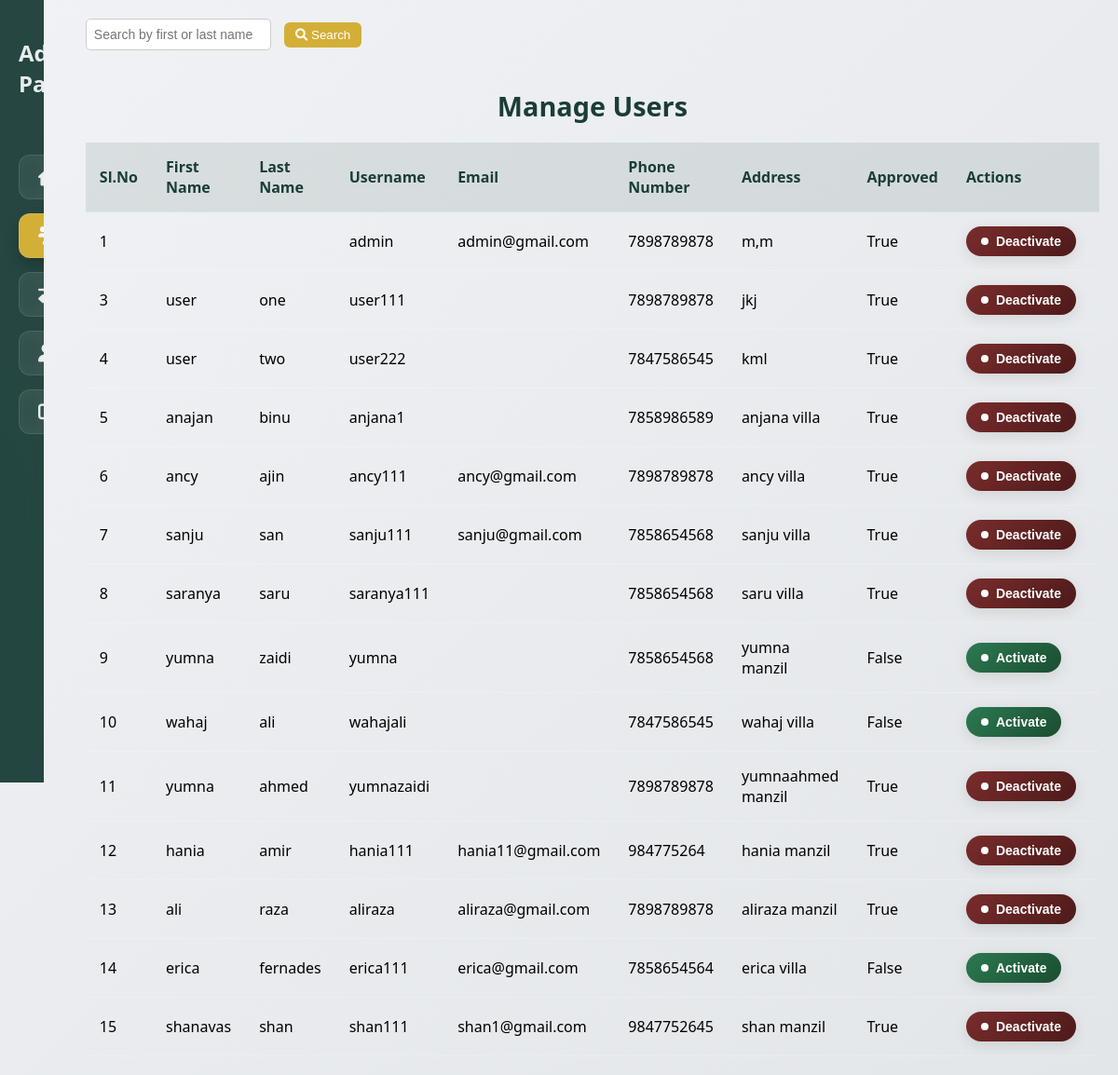
Page /investapp/admin/user-list/ (signed in) on the committed database.
### investapp/models.py (models this page shows, shortened)
class CustomUser(AbstractUser):
    phone_number = models.CharField(max_length=15)
    address = models.TextField()
    is_approved = models.BooleanField(default=False)  # Only approved users can log in

### investapp/views.py (the view, shortened to what this page needs)
# urls.py: path('admin/user-list/', views.admin_user_list, name='admin-user-list'),
@user_passes_test(superuser_required)
def admin_user_list(request):
    User = get_user_model()
    search_query = request.GET.get('search', '')  # Default to empty string if no search query
    if search_query:
        users = User.objects.exclude(username='developer').filter(
            first_name__icontains=search_query
        ) | User.objects.exclude(username='developer').filter(
            last_name__icontains=search_query
        )
    else:
        users = User.objects.exclude(username='developer')  # If no search query, show all users
    return render(request, 'manage_users.html', {'users': users, 'search_query': search_query})

### investapp/views.py (called while the page is built)
def superuser_required(user):
    return user.is_authenticated and user.is_superuser

### investapp/templates/manage_users.html (shortened to what this page needs)
<!DOCTYPE html>
<html lang="en">
<head>
    <link href="https://cdnjs.cloudflare.com/ajax/libs/font-awesome/6.0.0/css/all.min.css" rel="stylesheet">
</head>
<body>
    <div class="sidebar">
        <h2>Admin Panel</h2>
        <ul class="sidebar-menu">
            <li>
                <a href="{% url 'transaction_list' %}" class="sidebar-link">
                    <i class="fas fa-home"></i> Dashboard
                </a>
            </li>
            <li>
                <a href="{% url 'admin-user-list' %}" class="sidebar-link">
                    <i class="fas fa-users"></i> Admins
                </a>
            </li>
            <li>
                <a href="{% url 'create_transaction' %}" class="sidebar-link">
                    <i class="fas fa-exchange-alt"></i> Transactions
                </a>
            </li>
            <li>
                <a href="{% url 'admin_user_home' %}" class="sidebar-link">
                    <i class="fas fa-user-shield"></i> Users
                </a>
            </li>
            <li>
                <a href="{% url 'logout' %}" class="sidebar-link">
                    <i class="fas fa-sign-out-alt"></i> Logout
                </a>
            </li>
        </ul>
    </div>
    <div class="main-content">
        <form method="get" action="{% url 'admin-user-list' %}">
            <input type="text" name="search" value="{{ search_query }}" placeholder="Search by first or last name" class="search-bar">
            <button type="submit" class="btn btn-gold">
                <i class="fas fa-search"></i> Search
            </button>
        </form>
        <h2 class="manage-users-header">Manage Users</h2>
        <table class="ledger-table">
            <thead>
                <tr>
                    <th>Sl.No</th>
                    <th>First Name</th>
                    <th>Last Name</th>
                    <th>Username</th>
                    <th>Email</th>
                    <th>Phone Number</th>
                    <th>Address</th>
                    <th>Approved</th>
                    <th>Actions</th>
                </tr>
            </thead>
            <tbody>
            {% for user in users %}
            <tr>
                <td>{{ user.id }}</td>
                <td>{{ user.first_name }}</td>
                <td>{{ user.last_name }}</td>
                <td>{{ user.username }}</td>
                <td>{{ user.email }}</td>
                <td>{{ user.phone_number }}</td>
                <td>{{ user.address }}</td>
                <td>{{ user.is_approved }}</td>
                <td>
                    <form method="post">
                        {% if user.is_approved %}
                            <button type="submit" name="action" value="toggle" class="status status-debited">Deactivate</button>
                        {% else %}
                            <button type="submit" name="action" value="toggle" class="status status-approved">Activate</button>
                        {% endif %}
                    </form>
                </td>
            </tr>
            {% endfor %}
            </tbody>
        </table>
    </div>
</body>
</html>

### investapp/templates/manage_users.html (style rules this page uses)
:root { --glass-bg: rgba(255, 255, 255, 0.15); --glass-border: rgba(255, 255, 255, 0.18); --glass-shadow: rgba(0, 0, 0, 0.1); --primary-dark: #1a3d37; --primary-light: #2c5851; --accent-gold: #d4af37; --success: #2c7a51; --info: #2c5178; --warning: #7a632c; --danger: #7a2c2c; --text-primary: #2d3436; --text-light: rgba(255, 255, 255, 0.9); --blur-amount: 12px; }
body { margin: 0; font-family: 'Segoe UI', system-ui, -apple-system, sans-serif; background: linear-gradient(135deg, #f0f2f5, #e3e6e8); display: flex; min-height: 100vh; }
.sidebar { width: 250px; background: rgba(26, 61, 55, 0.95); backdrop-filter: blur(var(--blur-amount)); padding: 20px; color: var(--text-light); display: flex; flex-direction: column; height: 100vh; overflow-y: auto; }
.sidebar-menu { list-style: none; padding: 0; margin-top: 40px; }
.sidebar-menu li { margin-bottom: 15px; }
.sidebar-menu a { display: flex; align-items: center; padding: 12px 20px; color: var(--text-light); text-decoration: none; border-radius: 12px; transition: all 0.3s ease; background: rgba(255, 255, 255, 0.1); backdrop-filter: blur(10px); border: 1px solid rgba(255, 255, 255, 0.1); }
.sidebar-menu a i { margin-right: 10px; font-size: 1.2em; }
.sidebar-menu a:hover, .sidebar-menu a.active { background: var(--accent-gold); color: white; font-weight: bold; box-shadow: 0 8px 16px rgba(0, 0, 0, 0.2); }
.main-content { flex: 1; padding: 20px; margin-left: 25px; }
h2.manage-users-header { text-align: center; margin-top: 40px; margin-bottom: 20px; color: var(--primary-dark); font-size: 1.8em; font-weight: 600; }
.ledger-table { width: 100%; border-collapse: separate; border-spacing: 0; margin-top: 20px; }
.ledger-table th, .ledger-table td { padding: 15px; text-align: left; border-bottom: 1px solid var(--glass-border); }
.ledger-table th { background: rgba(26, 61, 55, 0.1); color: var(--primary-dark); font-weight: 600; }
.status-approved { background: linear-gradient(135deg, var(--success), #1a4d31); }
.status-debited { background: linear-gradient(135deg, var(--danger), #4d1a1a); }
.status { padding: 8px 16px; border-radius: 20px; font-size: 14px; font-weight: 600; display: inline-flex; align-items: center; gap: 8px; transition: all 0.3s ease; color: white; box-shadow: 0 4px 15px rgba(0, 0, 0, 0.1); backdrop-filter: blur(10px); }
.status::before { content: ''; width: 8px; height: 8px; border-radius: 50%; background: white; display: inline-block; }
.search-bar { padding: 8px; margin-right: 10px; border-radius: 5px; border: 1px solid #ccc; font-size: 14px; }
button { padding: 6px 12px; border: none; background: var(--accent-gold); color: white; border-radius: 6px; cursor: pointer; margin-right: 10px; }

### rows in the picture
CustomUser: id "1", username "admin", email "admin@gmail.com", phone_number "7898789878", address "m,m", is_approved "True", shows "Deactivate"
CustomUser: id "3", first_name "user", last_name "one", username "user111", phone_number "7898789878", address "jkj", is_approved "True", shows "Deactivate"
CustomUser: id "4", first_name "user", last_name "two", username "user222", phone_number "7847586545", address "kml", is_approved "True", shows "Deactivate"
CustomUser: id "5", first_name "anajan", last_name "binu", username "anjana1", phone_number "7858986589", address "anjana villa", is_approved "True", shows "Deactivate"
CustomUser: id "6", first_name "ancy", last_name "ajin", username "ancy111", email "ancy@gmail.com", phone_number "7898789878", address "ancy villa", is_approved "True", shows "Deactivate"
CustomUser: id "7", first_name "sanju", last_name "san", username "sanju111", email "sanju@gmail.com", phone_number "7858654568", address "sanju villa", is_approved "True", shows "Deactivate"
CustomUser: id "8", first_name "saranya", last_name "saru", username "saranya111", phone_number "7858654568", address "saru villa", is_approved "True", shows "Deactivate"
CustomUser: id "9", first_name "yumna", last_name "zaidi", username "yumna", phone_number "7858654568", address "yumna manzil", is_approved "False", shows "Activate"
CustomUser: id "10", first_name "wahaj", last_name "ali", username "wahajali", phone_number "7847586545", address "wahaj villa", is_approved "False", shows "Activate"
CustomUser: id "11", first_name "yumna", last_name "ahmed", username "yumnazaidi", phone_number "7898789878", address "yumnaahmed manzil", is_approved "True", shows "Deactivate"
CustomUser: id "12", first_name "hania", last_name "amir", username "hania111", email "hania11@gmail.com", phone_number "984775264", address "hania manzil", is_approved "True", shows "Deactivate"
CustomUser: id "13", first_name "ali", last_name "raza", username "aliraza", email "aliraza@gmail.com", phone_number "7898789878", address "aliraza manzil", is_approved "True", shows "Deactivate"
CustomUser: id "14", first_name "erica", last_name "fernades", username "erica111", email "erica@gmail.com", phone_number "7858654564", address "erica villa", is_approved "False", shows "Activate"
CustomUser: id "15", first_name "shanavas", last_name "shan", username "shan111", email "shan1@gmail.com", phone_number "9847752645", address "shan manzil", is_approved "True", shows "Deactivate"
